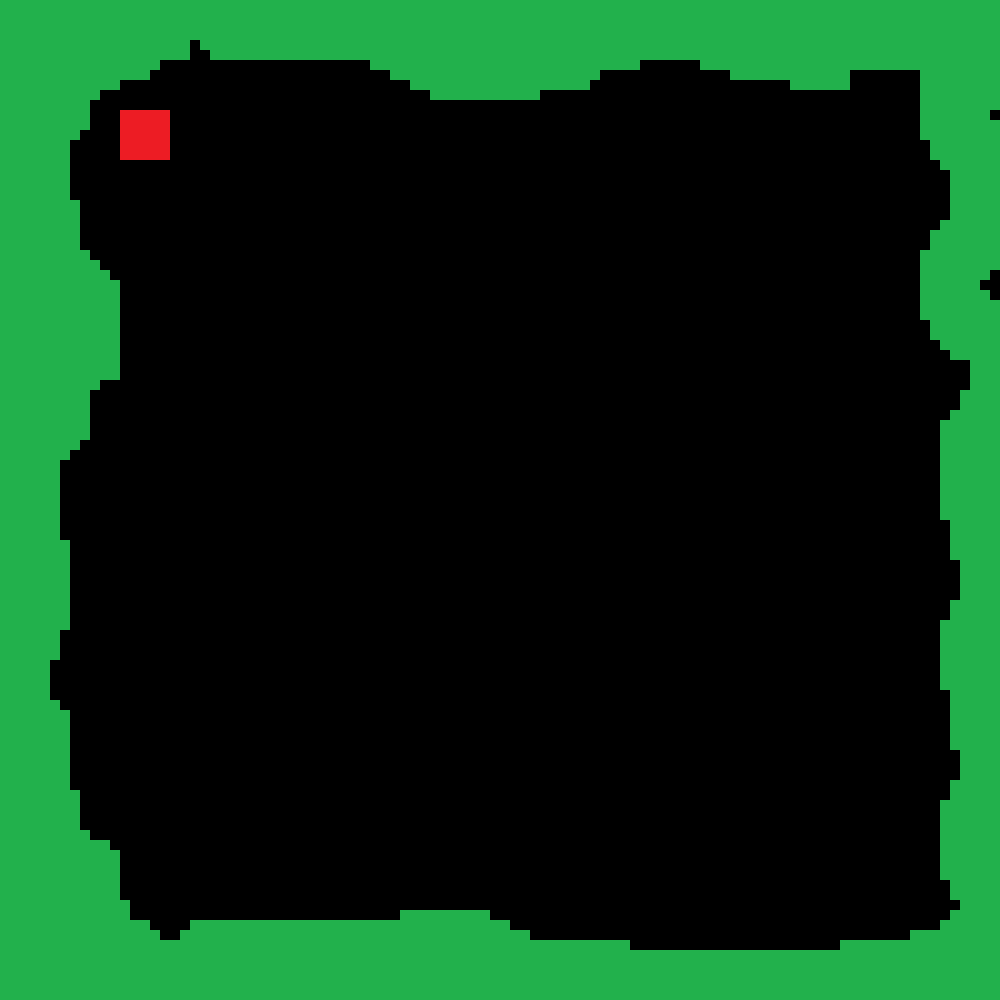

This game map was drawn from its Tiled (.tmx) file and the tilesets committed beside it. A one-line description and the trimmed map source follow:
An orthogonal 100x100 tile map with 10x10 px tiles, 1 tile layer (Слой тайлов 1), 2 tilesets.

<map version="1.0" orientation="orthogonal" width="100" height="100" tilewidth="10" tileheight="10">
 <tileset firstgid="1" name="block" tilewidth="50" tileheight="50">
  <image source="../image/block/block.png" width="50" height="50" />
 </tileset>
 <tileset firstgid="2" name="player" tilewidth="50" tileheight="50">
  <image source="../image/player/player.png" width="50" height="50" />
 </tileset>
 <layer name="Слой тайлов 1" width="100" height="100">
  <data>[10000 cells, 825 non-empty, 2 distinct tile ids]</data>
 </layer>
</map>
